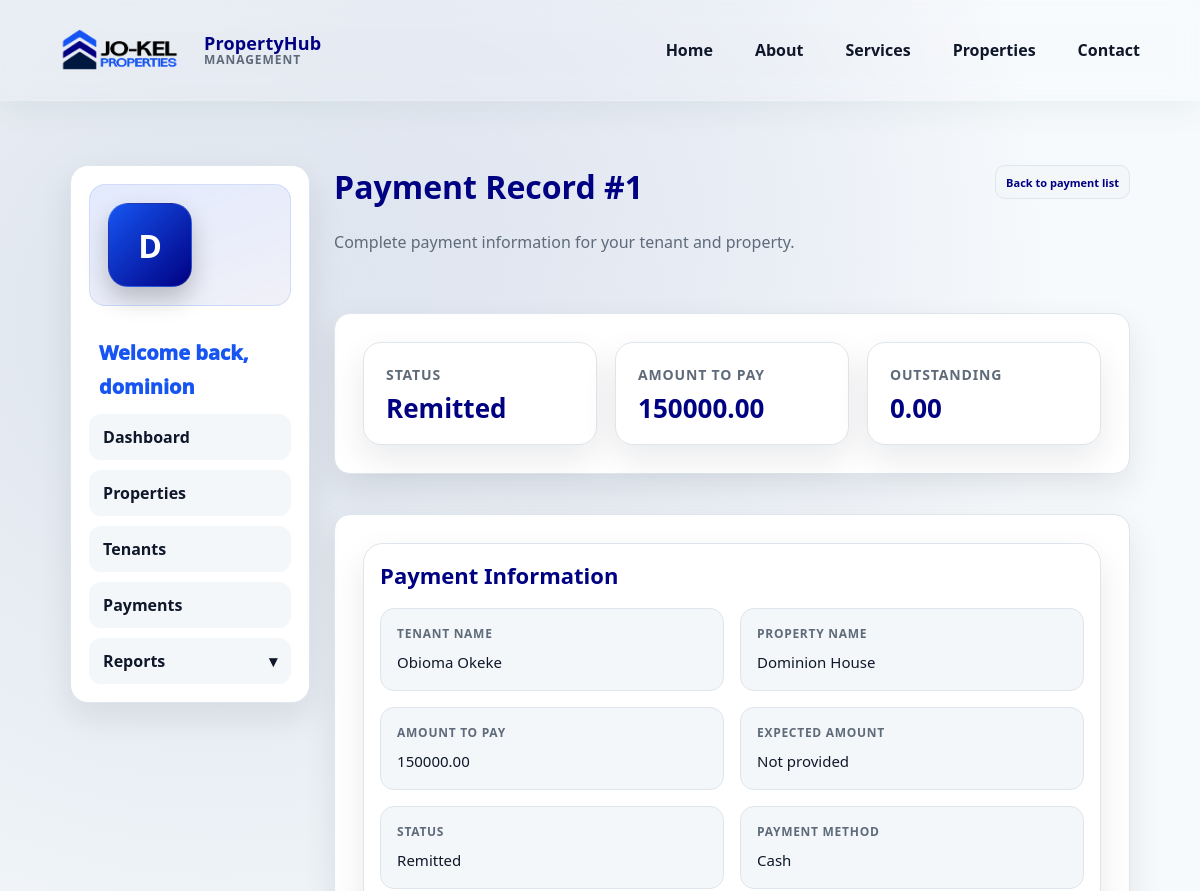
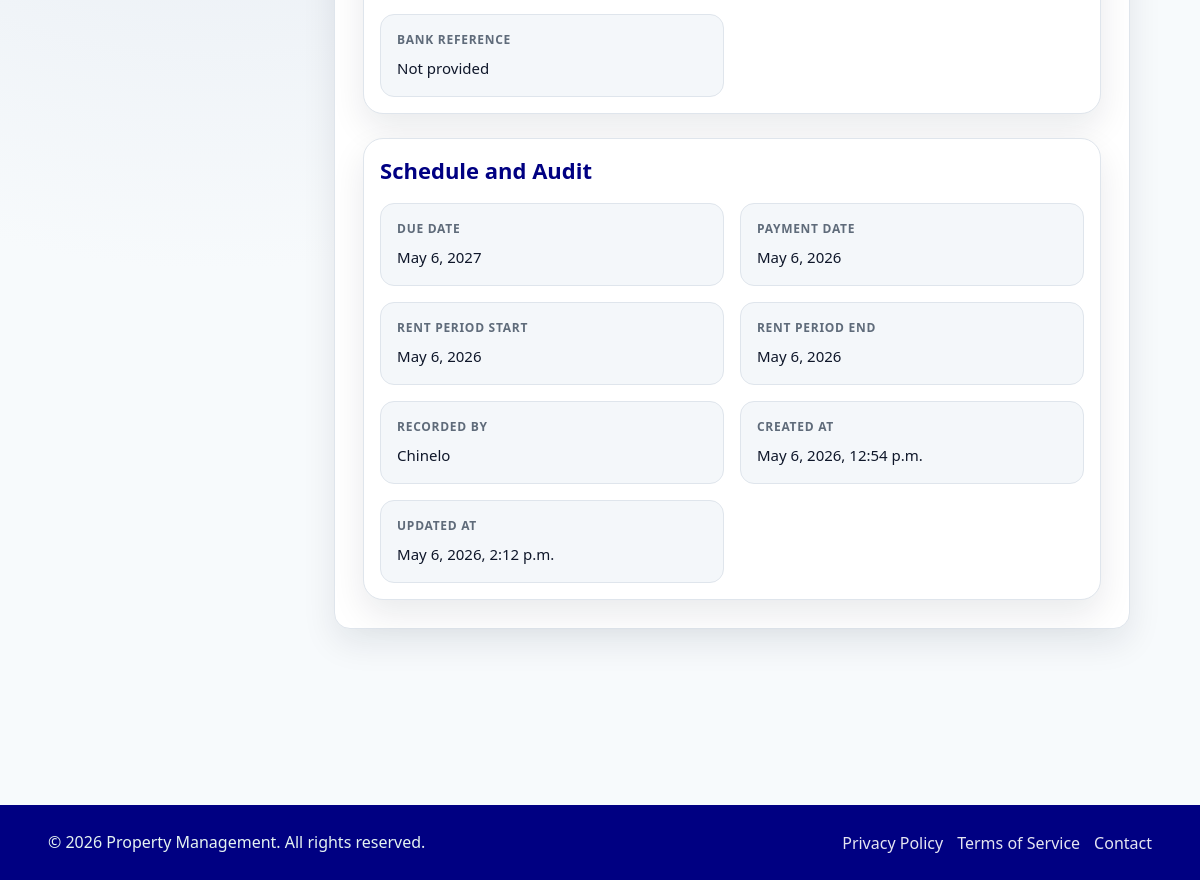
/dashboard/landlord/payments/1/ (signed in), run on the app's committed database (2 pictures, top to bottom).
### apps/payments/models.py (models this page shows, shortened)
class Payment(models.Model):
    STATUS_UNREMITTED = 'unremitted'
    STATUS_REMITTED = 'remitted'
    STATUS_CHOICES = [
        (STATUS_UNREMITTED, 'Unremitted'),
        (STATUS_REMITTED, 'Remitted'),
    ]
    PAYMENT_METHOD_CASH = 'cash'
    PAYMENT_METHOD_TRANSFER = 'transfer'
    PAYMENT_METHOD_CARD = 'card'
    PAYMENT_METHOD_OTHER = 'other'
    PAYMENT_METHOD_CHOICES = [
        (PAYMENT_METHOD_CASH, 'Cash'),
        (PAYMENT_METHOD_TRANSFER, 'Transfer'),
        (PAYMENT_METHOD_CARD, 'Card'),
        (PAYMENT_METHOD_OTHER, 'Other'),
    ]
    tenant = models.ForeignKey(
        Tenant,
        on_delete=models.SET_NULL,
        related_name='payments',
        null=True,
        blank=True,
    )
    property = models.ForeignKey(
        Property,
        on_delete=models.SET_NULL,
        related_name='payments',
        null=True,
        blank=True,
    )
    tenant_name = models.CharField(max_length=160)
    property_name = models.CharField(max_length=160)
    amount_to_pay = models.DecimalField(max_digits=12, decimal_places=2)
    amount_paid = models.DecimalField(max_digits=12, decimal_places=2, default=0)
    payment_date = models.DateField(null=True, blank=True)
    due_date = models.DateField()
    payment_method = models.CharField(max_length=20, choices=PAYMENT_METHOD_CHOICES)
    status = models.CharField(max_length=20, choices=STATUS_CHOICES, default=STATUS_UNREMITTED)
    expected = models.DecimalField(max_digits=12, decimal_places=2, null=True, blank=True)
    bank_reference = models.CharField(max_length=120, blank=True)
    recorded_by = models.ForeignKey(
        settings.AUTH_USER_MODEL,
        on_delete=models.SET_NULL,
        related_name='recorded_payments',
        null=True,
        blank=True,
    )
    rent_period_start = models.DateField()
    rent_period_end = models.DateField()
    created_at = models.DateTimeField(auto_now_add=True)
    updated_at = models.DateTimeField(auto_now=True)
    class Meta:
        ordering = ['-due_date', '-created_at']

### dashboard/views.py (the view)
# urls.py: path('landlord/payments/<int:pk>/', views.LandlordPaymentDetailView.as_view(), name='landlord-payment-detail'),
class LandlordPaymentDetailView(RoleDashboardView):
    template_name = 'dashboard/payment_detail.html'
    expected_role = UserProfile.ROLE_LANDLORD
    heading = 'Payment Details'
    intro = 'Review the full rent record for this payment entry.'
    def get_context_data(self, **kwargs):
        context = super().get_context_data(**kwargs)
        landlord = getattr(self.request.user, 'landlord_profile', None)
        payment = get_object_or_404(
            Payment.objects.select_related('tenant', 'property', 'recorded_by'),
            pk=self.kwargs['pk'],
            property__landlord=landlord,
            status=Payment.STATUS_REMITTED,
        )
        context.update(
            {
                'base_template': 'dashboard/landlord_base.html',
                'page_heading': f'Payment Record #{payment.pk}',
                'page_intro': 'Complete payment information for your tenant and property.',
                'back_url': reverse('dashboard:landlord-payments'),
                'back_label': 'Back to payment list',
                'summary_cards': [
                    {'label': 'Status', 'value': payment.get_status_display()},
                    {'label': 'Amount To Pay', 'value': payment.amount_to_pay},
                    {'label': 'Outstanding', 'value': payment.amount_to_pay - payment.amount_paid},
                ],
                'detail_sections': [
                    {
                        'title': 'Payment Information',
                        'fields': [
                            build_detail_field('Tenant Name', payment.tenant_name),
                            build_detail_field('Property Name', payment.property_name),
                            build_detail_field('Amount To Pay', payment.amount_to_pay),
                            build_detail_field('Expected Amount', payment.expected),
                            build_detail_field('Status', payment.get_status_display()),
                            build_detail_field('Payment Method', payment.get_payment_method_display()),
                            build_detail_field('Bank Reference', payment.bank_reference),
                        ],
                    },
                    {
                        'title': 'Schedule and Audit',
                        'fields': [
                            build_detail_field('Due Date', payment.due_date),
                            build_detail_field('Payment Date', payment.payment_date),
                            build_detail_field('Rent Period Start', payment.rent_period_start),
                            build_detail_field('Rent Period End', payment.rent_period_end),
                            build_detail_field(
                                'Recorded By',
                                payment.recorded_by.username if payment.recorded_by else 'Not recorded',
                            ),
                            build_detail_field('Created At', payment.created_at),
                            build_detail_field('Updated At', payment.updated_at),
                        ],
                    },
                ],
            }
        )
        return context

### apps/accounts/adapter.py (called while the page is built)
def get_user_role(user):
    if not user.is_authenticated:
        return UserProfile.ROLE_USER
    profile = getattr(user, 'profile', None)
    if profile and profile.role:
        return profile.role
    if user.is_staff:
        return UserProfile.ROLE_STAFF
    return UserProfile.ROLE_USER

### dashboard/views.py (called while the page is built)
def build_detail_field(label, value):
    return {'label': label, 'value': value if value not in (None, '') else 'Not provided'}

    def dispatch(self, request, *args, **kwargs):
        if self.expected_role and get_user_role(request.user) != self.expected_role:
            return redirect(get_dashboard_url_for_user(request.user))
        return super().dispatch(request, *args, **kwargs)

    def get_context_data(self, **kwargs):
        context = super().get_context_data(**kwargs)
        context.update(
            {
                'dashboard_heading': self.heading,
                'dashboard_intro': self.intro,
                'dashboard_role': self.expected_role or get_user_role(self.request.user),
            }
        )
        return context

### dashboard/templates/dashboard/payment_detail.html (shortened to what this page needs)
{% extends base_template %}
{% block dashboard_content %}
<div class="dashboard-header">
    <div>
        <h1>{{ page_heading }}</h1>
        <p>{{ page_intro }}</p>
    </div>
    <a href="{{ back_url }}" class="dashboard-filter-reset dashboard-inline-action">{{ back_label }}</a>
</div>
<section class="dashboard-stats">
    {% for card in summary_cards %}
    <article class="stat-card">
        <h3>{{ card.label }}</h3>
        <p class="stat-number">{{ card.value }}</p>
    </article>
    {% endfor %}
</section>
<section class="dashboard-record-layout">
    {% for section in detail_sections %}
    <article class="dashboard-panel dashboard-record-panel">
        <div class="dashboard-panel-header">
            <h2>{{ section.title }}</h2>
        </div>
        <dl class="dashboard-record-grid">
            {% for field in section.fields %}
            <div class="dashboard-record-item">
                <dt>{{ field.label }}</dt>
                <dd>{{ field.value }}</dd>
            </div>
            {% endfor %}
        </dl>
    </article>
    {% endfor %}
</section>
{% endblock %}

### dashboard/templates/dashboard/landlord_base.html (shortened to what this page needs)
{% extends 'dashboard/base.html' %}
{% block dashboard_sidebar %}
<div class="sidebar-profile">
    <div class="sidebar-profile-avatar" aria-hidden="true">
        {{ request.user.get_full_name|default:request.user.username|slice:":1"|upper }}
    </div>
</div>
<div class="sidebar-profile-copy">
    <p class="sidebar-profile-greeting">Welcome back, {{ request.user.get_full_name|default:request.user.username }}</p>
</div>
<nav class="sidebar-nav">
    <ul>
        <li><a href="{% url 'dashboard:landlord' %}">Dashboard</a></li>
        <li><a href="{% url 'accounts:landlord-property-list' %}">Properties</a></li>
        <li><a href="{% url 'accounts:landlord-tenant-list' %}">Tenants</a></li>
        <li><a href="{% url 'dashboard:landlord-payments' %}">Payments</a></li>
        <li class="sidebar-dropdown-item">
            <details class="sidebar-dropdown">
                <summary>Reports</summary>
            </details>
        </li>
    </ul>
</nav>
{% endblock %}

### data on the page
Payment: value "150000.00", value "Obioma Okeke" "Dominion House" "150000.00" "May 6, 2027" "May 6, 2026" "May 6, 2026" "May 6, 2026" "May 6, 2026, 12:54 p.m." "May 6, 2026, 2:12 p.m."

### other printed values
{{ request.user.get_full_name|default:request.user.username }} "dominion"
{{ page_heading }} "Payment Record #1"
{{ page_intro }} "Complete payment information for your tenant and property."
{{ back_label }} "Back to payment list"
{{ card.label }} "STATUS" "AMOUNT TO PAY" "OUTSTANDING"
{{ card.value }} "Remitted" "0.00"
{{ section.title }} "Payment Information" "Schedule and Audit"
{{ field.label }} "TENANT NAME" "PROPERTY NAME" "AMOUNT TO PAY" "EXPECTED AMOUNT" "STATUS" "PAYMENT METHOD" "BANK REFERENCE" "DUE DATE" "PAYMENT DATE" "RENT PERIOD START" "RENT PERIOD END" "RECORDED BY" "CREATED AT" "UPDATED AT"
{{ field.value }} "Not provided" "Remitted" "Cash" "Not provided" "Chinelo"
